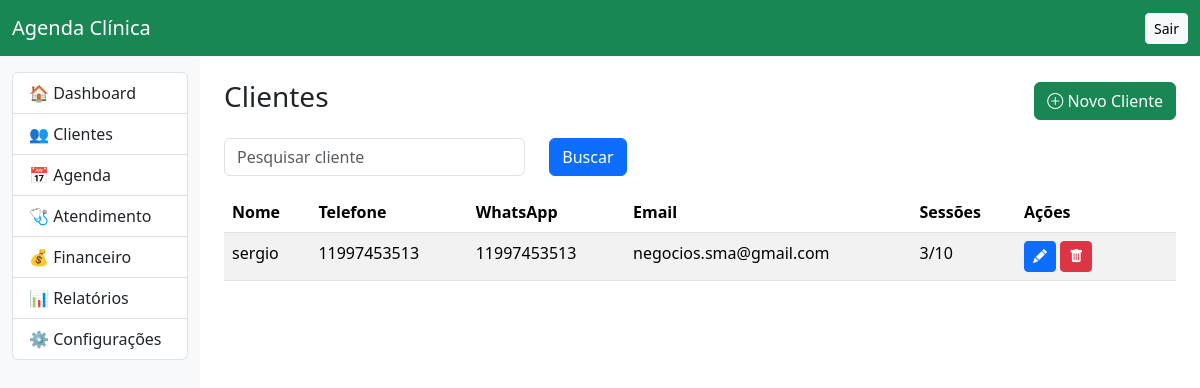
Screenshot of /clientes/ (signed in) with the database file from the repository.
### clientes/models.py (models this page shows, shortened)
class Cliente(models.Model):
    STATUS = (
        ("ATIVO", "Ativo"),
        ("INATIVO", "Inativo"),
    )
    SEXO = (
        ("M", "Masculino"),
        ("F", "Feminino"),
        ("O", "Outro"),
    )
    nome = models.CharField("Nome", max_length=150)
    cpf = models.CharField(
        "CPF",
        max_length=14,
        blank=True,
        null=True
    )
    nascimento = models.DateField(
        "Nascimento",
        blank=True,
        null=True
    )
    sexo = models.CharField(
        "Sexo",
        max_length=1,
        choices=SEXO,
        blank=True
    )
    telefone = models.CharField(
        "Telefone",
        max_length=20,
        blank=True
    )
    whatsapp = models.CharField(
        "WhatsApp",
        max_length=20,
        blank=True
    )
    email = models.EmailField(
        "E-mail",
        blank=True
    )
    cep = models.CharField(
        max_length=9,
        blank=True
    )
    endereco = models.CharField(
        max_length=200,
        blank=True
    )
    numero = models.CharField(
        max_length=10,
        blank=True
    )
    bairro = models.CharField(
        max_length=100,
        blank=True
    )
    cidade = models.CharField(
        max_length=100,
        blank=True
    )
    uf = models.CharField(
        max_length=2,
        blank=True
    )
    profissional = models.ForeignKey(
        "usuarios.Usuario",
        on_delete=models.SET_NULL,
        null=True,
        blank=True,
        verbose_name="Suelen Garcia de Almeida",
    )
    valor_sessao = models.DecimalField(
        max_digits=10,
        decimal_places=2,
        default=0
    )
    dias_vencimento = models.PositiveIntegerField(
        default=5,
        help_text="Quantidade de dias após o agendamento para o vencimento da fatura"
    )
    total_sessoes = models.PositiveIntegerField(
        default=10
    )
    sessoes_realizadas = models.IntegerField(
    default=0
)
    status = models.CharField(
        max_length=10,
        choices=STATUS,
        default="ATIVO"
    )
    observacoes = models.TextField(
        blank=True
    )
    criado_em = models.DateTimeField(
        auto_now_add=True
    )
    atualizado_em = models.DateTimeField(
        auto_now=True
    )
    class Meta:
        ordering = ["nome"]
        verbose_name = "Cliente"
        verbose_name_plural = "Clientes"

### clientes/views.py (the view, shortened to what this page needs)
# urls.py: path("", views.lista, name="agenda"),
@login_required
def lista(request):
    pesquisa = request.GET.get("q", "")
    clientes = Cliente.objects.all()
    return render(
        request,
        "clientes/lista.html",
        {
            "clientes": clientes,
            "pesquisa": pesquisa
        }
    )

### clientes/templates/clientes/lista.html
{% extends "base.html" %}
{% block content %}
<div class="d-flex justify-content-between align-items-center mb-3">
    <h3>Clientes</h3>
    <a href="{% url 'cliente_novo' %}" class="btn btn-success">
        <i class="bi bi-plus-circle"></i>
        Novo Cliente
    </a>
</div>
<form method="get" class="row mb-3">
    <div class="col-md-4">
        <input
            type="text"
            name="q"
            value="{{ pesquisa }}"
            class="form-control"
            placeholder="Pesquisar cliente">
    </div>
    <div class="col-md-2">
        <button class="btn btn-primary">
            Buscar
        </button>
    </div>
</form>
<table class="table table-striped table-hover">
<thead>
<tr>
<th>Nome</th>
<th>Telefone</th>
<th>WhatsApp</th>
<th>Email</th>
<th>Sessões</th>
<th width="160">Ações</th>
</tr>
</thead>
<tbody>
{% for c in clientes %}
<tr>
<td>{{ c.nome }}</td>
<td>{{ c.telefone }}</td>
<td>{{ c.whatsapp }}</td>
<td>{{ c.email }}</td>
<td>
{{ c.sessoes_realizadas }}/{{ c.total_sessoes }}
</td>
<td>
<a href="{% url 'cliente_editar' c.id %}"
class="btn btn-primary btn-sm">
<i class="bi bi-pencil-fill"></i>
</a>
<a href="{% url 'cliente_excluir' c.id %}"
class="btn btn-danger btn-sm"
onclick="return confirm('Excluir cliente?')">
<i class="bi bi-trash-fill"></i>
</a>
</td>
</tr>
{% empty %}
<tr>
<td colspan="6">
Nenhum cliente cadastrado.
</td>
</tr>
{% endfor %}
</tbody>
</table>
{% endblock %}

### rows the page displays
Cliente: nome "sergio", telefone "11997453513", whatsapp "11997453513", email "negocios.sma@gmail.com", sessoes_realizadas "3", total_sessoes "10"
